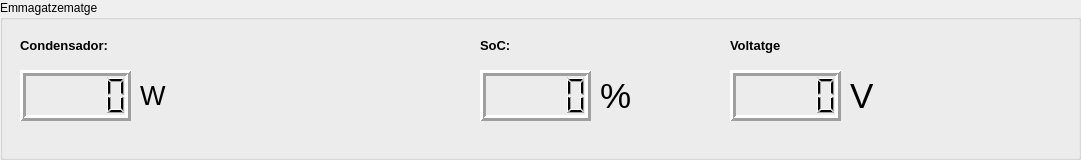
   <widget class="QGroupBox" name="groupBox_3">
    <property name="geometry">
     <rect>
      <x>10</x>
      <y>330</y>
      <width>1081</width>
      <height>160</height>
     </rect>
    </property>
    <property name="title">
     <string>Emmagatzematge</string>
    </property>
    <widget class="QLCDNumber" name="lcdNumber_8">
     <property name="geometry">
      <rect>
       <x>730</x>
       <y>70</y>
       <width>111</width>
       <height>51</height>
      </rect>
     </property>
     <property name="font">
      <font>
       <family>Arial</family>
       <pointsize>10</pointsize>
       <weight>75</weight>
       <bold>true</bold>
      </font>
     </property>
     <property name="lineWidth">
      <number>3</number>
     </property>
    </widget>
    <widget class="QLabel" name="label_6">
     <property name="geometry">
      <rect>
       <x>20</x>
       <y>30</y>
       <width>121</width>
       <height>31</height>
      </rect>
     </property>
     <property name="font">
      <font>
       <family>Arial</family>
       <pointsize>10</pointsize>
       <weight>75</weight>
       <bold>true</bold>
      </font>
     </property>
     <property name="contextMenuPolicy">
      <enum>Qt::NoContextMenu</enum>
     </property>
     <property name="text">
      <string>Condensador:</string>
     </property>
    </widget>
    <widget class="QLCDNumber" name="lcdNumber_11">
     <property name="geometry">
      <rect>
       <x>480</x>
       <y>70</y>
       <width>111</width>
       <height>51</height>
      </rect>
     </property>
     <property name="font">
      <font>
       <family>Arial</family>
       <pointsize>10</pointsize>
       <weight>75</weight>
       <bold>true</bold>
      </font>
     </property>
     <property name="lineWidth">
      <number>3</number>
     </property>
    </widget>
    <widget class="QLabel" name="label_7">
     <property name="geometry">
      <rect>
       <x>480</x>
       <y>30</y>
       <width>121</width>
       <height>31</height>
      </rect>
     </property>
     <property name="font">
      <font>
       <family>Arial</family>
       <pointsize>10</pointsize>
       <weight>75</weight>
       <bold>true</bold>
      </font>
     </property>
     <property name="contextMenuPolicy">
      <enum>Qt::NoContextMenu</enum>
     </property>
     <property name="text">
      <string>SoC:</string>
     </property>
    </widget>
    <widget class="QLabel" name="label_8">
     <property name="geometry">
      <rect>
       <x>600</x>
       <y>70</y>
       <width>121</width>
       <height>51</height>
      </rect>
     </property>
     <property name="font">
      <font>
       <family>Arial</family>
       <pointsize>26</pointsize>
       <weight>50</weight>
       <bold>false</bold>
      </font>
     </property>
     <property name="contextMenuPolicy">
      <enum>Qt::NoContextMenu</enum>
     </property>
     <property name="text">
      <string>%</string>
     </property>
    </widget>
    <widget class="QLabel" name="label_14">
     <property name="geometry">
      <rect>
       <x>140</x>
       <y>70</y>
       <width>121</width>
       <height>51</height>
      </rect>
     </property>
     <property name="font">
      <font>
       <family>Arial</family>
       <pointsize>20</pointsize>
       <weight>50</weight>
       <bold>false</bold>
      </font>
     </property>
     <property name="contextMenuPolicy">
      <enum>Qt::NoContextMenu</enum>
     </property>
     <property name="text">
      <string>W</string>
     </property>
    </widget>
    <widget class="QLCDNumber" name="lcdNumber_16">
     <property name="geometry">
      <rect>
       <x>20</x>
       <y>70</y>
       <width>111</width>
       <height>51</height>
      </rect>
     </property>
     <property name="font">
      <font>
       <family>Arial</family>
       <pointsize>10</pointsize>
       <weight>75</weight>
       <bold>true</bold>
      </font>
     </property>
     <property name="lineWidth">
      <number>3</number>
     </property>
    </widget>
    <widget class="QLabel" name="label_18">
     <property name="geometry">
      <rect>
       <x>730</x>
       <y>30</y>
       <width>121</width>
       <height>31</height>
      </rect>
     </property>
     <property name="font">
      <font>
       <family>Arial</family>
       <pointsize>10</pointsize>
       <weight>75</weight>
       <bold>true</bold>
      </font>
     </property>
     <property name="contextMenuPolicy">
      <enum>Qt::NoContextMenu</enum>
     </property>
     <property name="text">
      <string>Voltatge</string>
     </property>
    </widget>
    <widget class="QLabel" name="label_19">
     <property name="geometry">
      <rect>
       <x>850</x>
       <y>70</y>
       <width>121</width>
       <height>51</height>
      </rect>
     </property>
     <property name="font">
      <font>
       <family>Arial</family>
       <pointsize>26</pointsize>
       <weight>50</weight>
       <bold>false</bold>
      </font>
     </property>
     <property name="contextMenuPolicy">
      <enum>Qt::NoContextMenu</enum>
     </property>
     <property name="text">
      <string>V</string>
     </property>
    </widget>
   </widget>
